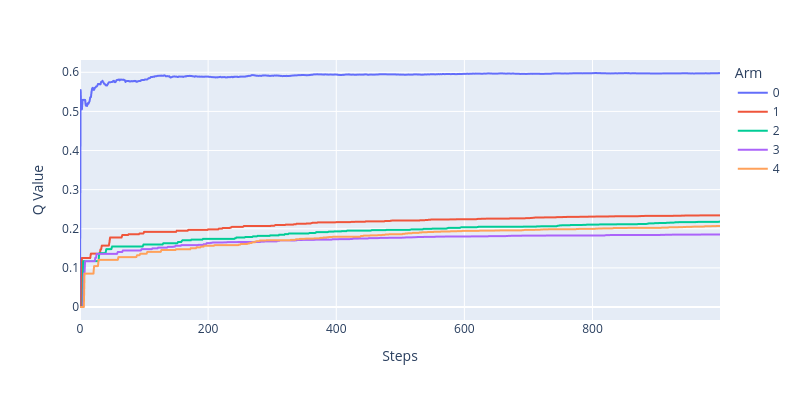

The notebook cell saved with this chart:
### Code cell
Q_t = pd.DataFrame(Q_t)
Q_melt = Q_t.reset_index(names=["Steps"])\
   .melt(id_vars=["Steps"], var_name="Arm", value_name="Q Value")
Q_melt
px.line(Q_melt, x = "Steps", y = "Q Value", color= "Arm" , width=800, height=400)

### Figure 1 — Plotly figure (JSON) as saved in the notebook; plotly's stock layout.template omitted (floating-point values rounded to 4 significant figures; data arrays with more than 128 entries replaced by an {"elided": "..."} marker saying what was removed)
{"data": [{"hovertemplate": "Arm=0<br>Steps=%{x}<br>Q Value=%{y}<extra></extra>", "legendgroup": "0", "line": {"color": "#636efa", "dash": "solid"}, "marker": {"symbol": "circle"}, "mode": "lines", "name": "0", "showlegend": true, "type": "scattergl", "x": {"elided": "1000 int values"}, "xaxis": "x", "y": {"elided": "1000 float values"}, "yaxis": "y"}, {"hovertemplate": "Arm=1<br>Steps=%{x}<br>Q Value=%{y}<extra></extra>", "legendgroup": "1", "line": {"color": "#EF553B", "dash": "solid"}, "marker": {"symbol": "circle"}, "mode": "lines", "name": "1", "showlegend": true, "type": "scattergl", "x": {"elided": "1000 int values"}, "xaxis": "x", "y": {"elided": "1000 float values"}, "yaxis": "y"}, {"hovertemplate": "Arm=2<br>Steps=%{x}<br>Q Value=%{y}<extra></extra>", "legendgroup": "2", "line": {"color": "#00cc96", "dash": "solid"}, "marker": {"symbol": "circle"}, "mode": "lines", "name": "2", "showlegend": true, "type": "scattergl", "x": {"elided": "1000 int values"}, "xaxis": "x", "y": {"elided": "1000 float values"}, "yaxis": "y"}, {"hovertemplate": "Arm=3<br>Steps=%{x}<br>Q Value=%{y}<extra></extra>", "legendgroup": "3", "line": {"color": "#ab63fa", "dash": "solid"}, "marker": {"symbol": "circle"}, "mode": "lines", "name": "3", "showlegend": true, "type": "scattergl", "x": {"elided": "1000 int values"}, "xaxis": "x", "y": {"elided": "1000 float values"}, "yaxis": "y"}, {"hovertemplate": "Arm=4<br>Steps=%{x}<br>Q Value=%{y}<extra></extra>", "legendgroup": "4", "line": {"color": "#FFA15A", "dash": "solid"}, "marker": {"symbol": "circle"}, "mode": "lines", "name": "4", "showlegend": true, "type": "scattergl", "x": {"elided": "1000 int values"}, "xaxis": "x", "y": {"elided": "1000 float values"}, "yaxis": "y"}], "layout": {"height": 400, "legend": {"title": {"text": "Arm"}, "tracegroupgap": 0}, "margin": {"t": 60}, "width": 800, "xaxis": {"anchor": "y", "domain": [0, 1], "title": {"text": "Steps"}}, "yaxis": {"anchor": "x", "domain": [0, 1], "title": {"text": "Q Value"}}}}
